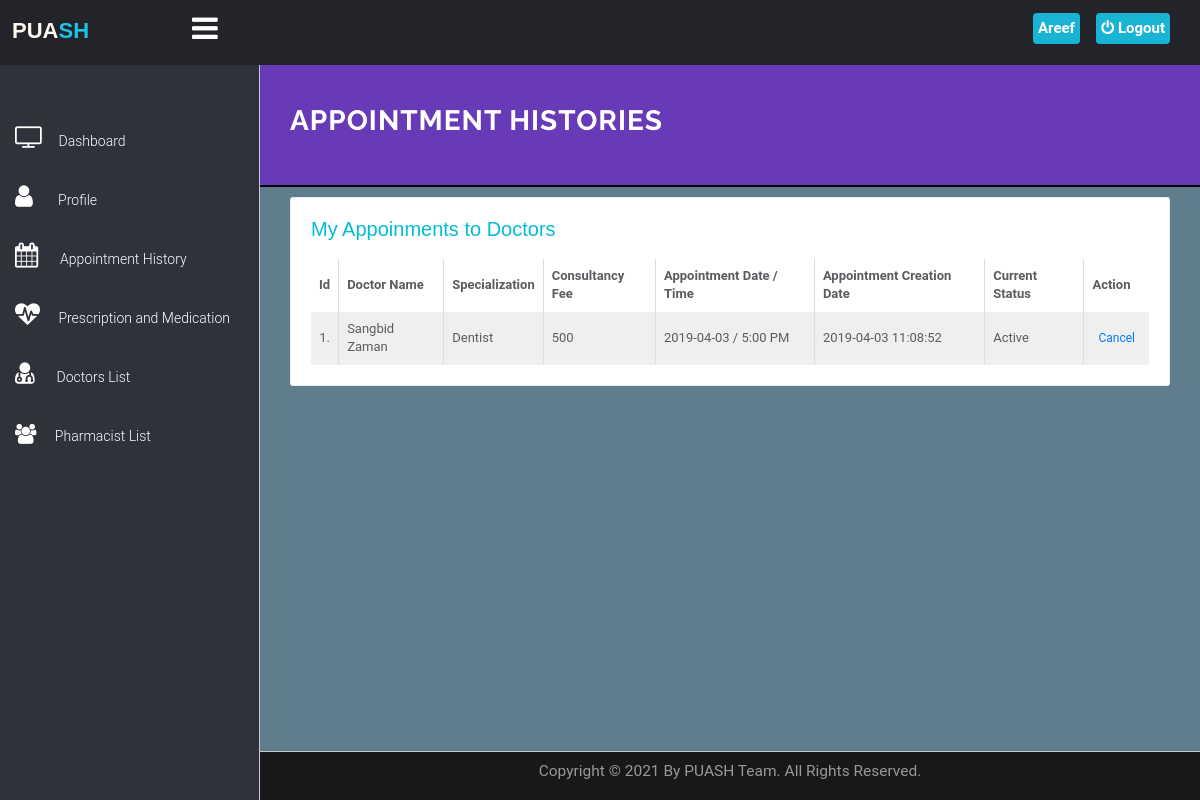
Page /PUASH/patient/appointment-history.php (signed in) on the committed database.
### tables this page shows
CREATE TABLE `users` (
  `id` int(11) NOT NULL,
  `fullname` varchar(255) NOT NULL,
  `address` longtext NOT NULL,
  `city` varchar(255) NOT NULL,
  `gender` varchar(255) NOT NULL,
  `email` varchar(255) NOT NULL,
  `blood_group` varchar(10) NOT NULL,
  `phone` varchar(12) DEFAULT NULL,
  `password` varchar(255) NOT NULL,
  `birthdate` varchar(20) NOT NULL,
  `uniqueid` varchar(100) NOT NULL,
  `activation` varchar(100) NOT NULL DEFAULT 'inactive',
  `regDate` timestamp NOT NULL DEFAULT current_timestamp(),
  `updationDate` varchar(255) NOT NULL,
  `occupation` varchar(100) NOT NULL
);

CREATE TABLE `appointment` (
  `id` int(11) NOT NULL,
  `doctorSpecialization` varchar(255) NOT NULL,
  `doctorId` int(11) NOT NULL,
  `userId` int(11) NOT NULL,
  `Sid` varchar(200) NOT NULL,
  `consultancyFees` int(11) NOT NULL,
  `appointmentDate` varchar(255) NOT NULL,
  `appointmentTime` varchar(255) NOT NULL,
  `postingDate` timestamp NOT NULL DEFAULT current_timestamp(),
  `userStatus` int(11) NOT NULL,
  `doctorStatus` int(11) NOT NULL,
  `updationDate` varchar(255) NOT NULL
);

CREATE TABLE `doctors` (
  `id` int(11) NOT NULL,
  `specilization` varchar(255) NOT NULL,
  `licence_number` varchar(50) NOT NULL,
  `doctorname` varchar(255) NOT NULL,
  `gender` varchar(10) NOT NULL,
  `hospital_name` varchar(300) NOT NULL,
  `address` longtext NOT NULL,
  `docFees` varchar(255) NOT NULL,
  `contactno` varchar(11) NOT NULL,
  `docEmail` varchar(255) NOT NULL,
  `password` varchar(255) NOT NULL,
  `token` varchar(150) NOT NULL,
  `status` varchar(10) NOT NULL DEFAULT 'inactive',
  `creationDate` timestamp NOT NULL DEFAULT current_timestamp(),
  `updationDate` varchar(255) NOT NULL
);

### PUASH/patient/appointment-history.php (the view, shortened to what this page needs)
<!DOCTYPE html>
<html lang="en">
	<head>
		<link rel="stylesheet" href="../../vendor/bootstrap/css/bootstrap.min.css">
		<link rel="stylesheet" href="../../vendor/fontawesome/css/font-awesome.min.css">
		<link href="../../vendor/animate.css/animate.min.css" rel="stylesheet" media="screen">
		<link href="../../vendor/perfect-scrollbar/perfect-scrollbar.min.css" rel="stylesheet" media="screen">
		<link href="../../vendor/switchery/switchery.min.css" rel="stylesheet" media="screen">
		<link href="../../vendor/bootstrap-touchspin/jquery.bootstrap-touchspin.min.css" rel="stylesheet" media="screen">
		<link href="../../vendor/select2/select2.min.css" rel="stylesheet" media="screen">
		<link href="../../vendor/bootstrap-datepicker/bootstrap-datepicker3.standalone.min.css" rel="stylesheet" media="screen">
		<link href="../../vendor/bootstrap-timepicker/bootstrap-timepicker.min.css" rel="stylesheet" media="screen">
		<link rel="stylesheet" href="../../assets/css/styles.css">
		<link rel="stylesheet" href="../../assets/css/plugins.css">
		<link rel="stylesheet" href="../../include/DataTables/DataTables-1.10.18/css/dataTables.bootstrap4.min.css">
		<link rel="stylesheet" href="../../include/DataTables/Buttons-1.5.6/css/buttons.bootstrap4.min.css">
		<link rel="stylesheet" href="https://cdnjs.cloudflare.com/ajax/libs/font-awesome/4.7.0/css/font-awesome.min.css">
		<link rel="stylesheet" href="include/sidebar-menu.css">
	</head>
	<body>
		<div id="app">
<?php include('include/sidebar-menu.php');?>
			<div class="app-content">
				<div class="main-content" >
					<div class="wrap-content container" id="container">
						<section id="page-title" style="border-bottom:2px solid black; background-color:#673AB7; margin-top:-8px;">
							<div class="row">
								<div class="col-sm-8">
									<h1 class="mainTitle" style="color: white"><b>Appointment Histories</b></h1>
                 </div>
							</div>
						</section>
							<div class="row">
								<div class="col-md-12">
										<div class="col-lg-12 col-md-12">
											<div class="panel panel-white" style="padding:20px 20px;">
													<h5 class="panel-title">My Appoinments to Doctors</h5><br>
												<div class="table-responsive">
												<table id="table" class="table table-striped table-bordered">
													<thead>
														<tr>
															<th class="center">Id</th>
															<th >Doctor Name</th>
															<th>Specialization</th>
															<th>Consultancy Fee</th>
															<th>Appointment Date / Time </th>
															<th>Appointment Creation Date  </th>
															<th>Current Status</th>
															<th>Action</th>
														</tr>
													</thead>
													<tbody>
			<?php
			$sql=mysqli_query($con,"select doctors.doctorName as docname,appointment.*  from appointment join doctors on doctors.id=appointment.doctorId where appointment.userId='".$_SESSION['id']."'  ORDER BY appointmentDate desc, appointmentTime desc");
			$cnt=1;
			while($row=mysqli_fetch_array($sql))
			{
			?>
														<tr>
															<td class="center"><?php echo $cnt;?>.</td>
															<td><?php echo $row['docname'];?></td>
															<td><?php echo $row['doctorSpecialization'];?></td>
															<td><?php echo $row['consultancyFees'];?></td>
															<td><?php echo $row['appointmentDate'];?> / <?php echo
															 $row['appointmentTime'];?>
															</td>
															<td><?php echo $row['postingDate'];?></td>
															<td>
			<?php if(($row['userStatus']==1) && ($row['doctorStatus']==1))
			{
				echo "Active";
			}
			if(($row['userStatus']==0) && ($row['doctorStatus']==0))
			{
				echo "Appointment Seened";
			}?></td>
<?php
$n1=$row['appointmentDate'];
	$n2=$row['Sid'];
	$n3=$row['doctorId'];
	$sqldt=mysqli_query($con,"select * from doctortime where s_id='$n2' and d_id='$n3' and date='$n1' and book=1");
	$rowdt=mysqli_fetch_array($sqldt);
	$bkid=$rowdt['id'];
 ?>
															<td >
															<div class="visible-md visible-lg visible-sm visible-xs">
										<?php if(($row['userStatus']==1) && ($row['doctorStatus']==1))
			{
				?>
				<a href="appointment-history.php?id=<?php echo $row['id']?>&bkid=<?php echo $bkid;?>&cancel=update" onClick="return confirm('Are you sure you want to cancel this appointment ?')"class="btn btn-transparent btn-xs tooltips" title="Cancel Appointment" tooltip-placement="top" tooltip="Remove">Cancel</a>
				<?php }
elseif (($row['userStatus']==0) && ($row['doctorStatus']==0)){
	echo "Seened";
}
				else {
					echo "Canceled";
					} ?>
															</div>
															</td>
														</tr>
														<?php
			$cnt=$cnt+1;
														 }?>
													</tbody>
												</table>
											</div>
										</div>
											</div>
										</div>
							</div>
				</div>
			</div>
		</div>
		<br><br><br><br>
	<?php include('../../include/footer.php');?>
		</div>
	</body>
	</html>

### PUASH/patient/include/sidebar-menu.php (shortened to what this page needs)
<!DOCTYPE html>
<html lang="en">
<head>
</head>
<body>
    <header class="navbar navbar-default navbar-static-top">
      <label for="check">
        <a href="#" class="sidebar-toggler pull-right visible-md visible-lg"  data-toggle-class="app-sidebar-closed"  data-toggle-target="#app">
          <i class="fa fa-bars" id="sidebar_btn"></i>
        </a>
      </label>
        <div class="left_area">
              <h3><a href="../../index.html"><span style="color: floralwhite !important;">PUA</span><span class="second">SH</span></a></h3>
        </div>
        <div class="right_area">
          <a href="logout.php" class="logout_btn"><i class="fa fa-power-off"></i> Logout</a>
              <a href="my-profile.php" class="mee"> <span class="username" style="color:white;">
<?php
$con = mysqli_connect("localhost", "root", "", "hms");
         $query = "select * from users where id='".$_SESSION['id']."'";
         if($result = mysqli_query($con, $query)){
             while($row = mysqli_fetch_assoc($result)){
                 $mark = explode(" ", $row["fullname"]);
                      echo $mark[0]." ";
                   }
             }
     ?>
</span></a>
        </div>
    </header>
    <div class="sidebar app-aside" id="sidebar" >
    				<div class="sidebar-container perfect-scrollbar">
    					<div class="color-layout">
    							</div>
    <nav>
      <div>
        <br>
      </div>
      <ul class="main-navigation-menu">
        <li>
          <a href="dashboard.php" class="side-content">
            <div class="item-content">
              <div class="item-media">
                <i class="fa fa-television" style="font-size:25px;"></i>
              </div>
              <div class="item-inner">
                <span class="title"> Dashboard </span>
              </div>
            </div>
          </a>
        </li>
        <li>
          <a href="my-profile.php" class="side-content">
            <div class="item-content">
              <div class="item-media">
                <i class="fa fa-user" style="font-size:25px;"></i>
              </div>
              <div class="item-inner">
                <span class="title">&nbsp;&nbsp; Profile </span>
              </div>
            </div>
          </a>
        </li>
        <li>
								<a href="appointment-history.php" class="side-content">
									<div class="item-content">
										<div class="item-media">
											<i class="fa fa-calendar" style="font-size:25px;"></i>
										</div>
										<div class="item-inner">
											<span class="title">&nbsp; Appointment History </span>
										</div>
									</div>
								</a>
							</li>
							<li>
								<a href="prescription.php" class="side-content">
									<div class="item-content">
										<div class="item-media">
											<i class="fa fa-heartbeat custom" style="font-size:25px;"></i>
										</div>
										<div class="item-inner">
											<span class="title">&nbsp;Prescription and Medication </span>
										</div>
									</div>
								</a>
							</li>
							<li>
								<a href="doctorlist.php" class="side-content">
									<div class="item-content">
										<div class="item-media">
											<i class="fa fa-user-md" style="font-size:25px;"></i>
										</div>
										<div class="item-inner">
											<span class="title">&nbsp; Doctors List</span>
										</div>
									</div>
								</a>
							</li>
							<li>
								<a href="pharmacistlist.php" class="side-content">
									<div class="item-content">
										<div class="item-media">
											<i class="fa fa-group" style="font-size:20px;"></i>
										</div>
										<div class="item-inner">
											<span class="title">&nbsp;Pharmacist List</span>
										</div>
									</div>
								</a>
							</li>
      </ul>
    </nav>
    </div>
</div>
</body>
</html>

### assets/css/plugins.css (style rules this page uses)
.perfect-scrollbar { overflow-y: hidden !important; }

### PUASH/patient/include/sidebar-menu.css (style rules this page uses)
body { margin: 0; padding: 0; font-family: "Roboto", sans-serif; }
.left_area h3 { margin-left: 1%; text-transform: uppercase; font-size: 22px; font-weight: 900; }
.left_area .second { color: #1DC4E7; }
.logout_btn { padding: 5px; background: #19B3D3; text-decoration: none; float: right; margin-top: -40px; margin-right: 30px; border-radius: 4px; font-size: 15px; font-weight: 600; color: #fff; transition: 0.5s; transition-property: background; }
.sidebar { background: #2F323A ! important; position: fixed; left: 0; width: 250px; height: 100%; transition: 0.5s; transition-property: left; }
.sidebar { transition: 0.5s; }
.main-content { transition: 0.5s; }
.sidebar a { background: #2F323A; color: #fff; display: block; width: 100%; text-decoration: none; box-sizing: border-box; transition: 0.5s; transition-property: background; line-height: 40px; }
label #sidebar_btn { z-index: 1; color: #fff; position: fixed; cursor: pointer; left: 16%; font-size: 30px; margin: 5px 0; transition: 0.6s ease-in-out; transition-property: color; }
.right_area .mee { padding: 5px; background: #19B3D3; text-decoration: none; float: right; margin-top: -40px; margin-right: 120px; border-radius: 4px; font-size: 15px; font-weight: 600; color: #fff; transition: 0.5s; transition-property: background; }

### PUASH/patient/appointment-history.php (style rules this page uses)
body { padding: 0; margin: 0; background: #607d8b; }
.panel-title { color: #00BCD4 !important; font-size: 20px; }

### rows in the picture
users: fullname "Areef"
appointment: doctorId.doctorname "Sangbid Zaman", doctorSpecialization "Dentist", consultancyFees "500", appointmentDate "2019-04-03", appointmentTime "5:00 PM", postingDate "2019-04-03 11:08:52", userStatus "Active"
